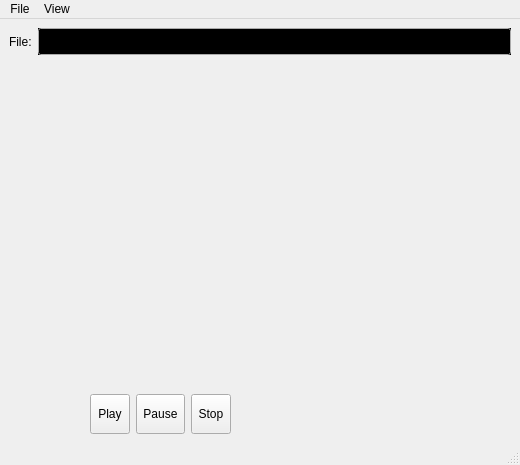
<?xml version="1.0" encoding="UTF-8"?>
<ui version="4.0">
 <author>Ninad Sathaye -- ninad.consult@gmail.com</author>
 <class>VideoPlayerDialog</class>
 <widget class="QMainWindow" name="VideoPlayerDialog">
  <property name="geometry">
   <rect>
    <x>0</x>
    <y>0</y>
    <width>520</width>
    <height>465</height>
   </rect>
  </property>
  <property name="maximumSize">
   <size>
    <width>600</width>
    <height>500</height>
   </size>
  </property>
  <property name="windowTitle">
   <string>Video Player</string>
  </property>
  <widget class="QWidget" name="centralwidget">
   <layout class="QGridLayout" name="gridLayout">
    <item row="0" column="0">
     <layout class="QVBoxLayout" name="verticalLayout">
      <item>
       <layout class="QHBoxLayout" name="horizontalLayout_3">
        <item>
         <widget class="QLabel" name="label">
          <property name="text">
           <string>File:</string>
          </property>
         </widget>
        </item>
        <item>
         <widget class="QLineEdit" name="fileLineEdit">
          <property name="maximumSize">
           <size>
            <width>16777215</width>
            <height>30</height>
           </size>
          </property>
          <property name="palette">
           <palette>
            <active>
             <colorrole role="Text">
              <brush brushstyle="SolidPattern">
               <color alpha="255">
                <red>255</red>
                <green>255</green>
                <blue>0</blue>
               </color>
              </brush>
             </colorrole>
             <colorrole role="Base">
              <brush brushstyle="SolidPattern">
               <color alpha="255">
                <red>0</red>
                <green>0</green>
                <blue>0</blue>
               </color>
              </brush>
             </colorrole>
            </active>
            <inactive>
             <colorrole role="Text">
              <brush brushstyle="SolidPattern">
               <color alpha="255">
                <red>255</red>
                <green>255</green>
                <blue>0</blue>
               </color>
              </brush>
             </colorrole>
             <colorrole role="Base">
              <brush brushstyle="SolidPattern">
               <color alpha="255">
                <red>0</red>
                <green>0</green>
                <blue>0</blue>
               </color>
              </brush>
             </colorrole>
            </inactive>
            <disabled>
             <colorrole role="Text">
              <brush brushstyle="SolidPattern">
               <color alpha="255">
                <red>112</red>
                <green>111</green>
                <blue>113</blue>
               </color>
              </brush>
             </colorrole>
             <colorrole role="Base">
              <brush brushstyle="SolidPattern">
               <color alpha="255">
                <red>224</red>
                <green>223</green>
                <blue>227</blue>
               </color>
              </brush>
             </colorrole>
            </disabled>
           </palette>
          </property>
          <property name="autoFillBackground">
           <bool>true</bool>
          </property>
          <property name="text">
           <string/>
          </property>
          <property name="readOnly">
           <bool>true</bool>
          </property>
         </widget>
        </item>
       </layout>
      </item>
      <item>
       <widget class="Phonon::VideoPlayer" name="videoPlayer">
        <property name="minimumSize">
         <size>
          <width>500</width>
          <height>300</height>
         </size>
        </property>
       </widget>
      </item>
      <item>
       <widget class="Phonon::SeekSlider" name="seekSlider">
        <property name="sizePolicy">
         <sizepolicy hsizetype="MinimumExpanding" vsizetype="Fixed">
          <horstretch>0</horstretch>
          <verstretch>0</verstretch>
         </sizepolicy>
        </property>
        <property name="minimumSize">
         <size>
          <width>300</width>
          <height>21</height>
         </size>
        </property>
       </widget>
      </item>
      <item>
       <layout class="QHBoxLayout" name="horizontalLayout_2">
        <item>
         <layout class="QHBoxLayout" name="horizontalLayout">
          <item>
           <widget class="QToolButton" name="playToolButton">
            <property name="minimumSize">
             <size>
              <width>40</width>
              <height>40</height>
             </size>
            </property>
            <property name="autoFillBackground">
             <bool>true</bool>
            </property>
            <property name="text">
             <string>Play</string>
            </property>
            <property name="autoRaise">
             <bool>false</bool>
            </property>
           </widget>
          </item>
          <item>
           <widget class="QToolButton" name="pauseToolButton">
            <property name="minimumSize">
             <size>
              <width>40</width>
              <height>40</height>
             </size>
            </property>
            <property name="text">
             <string>Pause</string>
            </property>
            <property name="autoRaise">
             <bool>false</bool>
            </property>
           </widget>
          </item>
          <item>
           <widget class="QToolButton" name="stopToolButton">
            <property name="minimumSize">
             <size>
              <width>40</width>
              <height>40</height>
             </size>
            </property>
            <property name="text">
             <string>Stop</string>
            </property>
            <property name="autoRaise">
             <bool>false</bool>
            </property>
           </widget>
          </item>
         </layout>
        </item>
        <item>
         <widget class="Phonon::VolumeSlider" name="volumeSlider">
          <property name="minimumSize">
           <size>
            <width>110</width>
            <height>22</height>
           </size>
          </property>
          <property name="maximumSize">
           <size>
            <width>110</width>
            <height>22</height>
           </size>
          </property>
         </widget>
        </item>
       </layout>
      </item>
     </layout>
    </item>
   </layout>
  </widget>
  <widget class="QMenuBar" name="menubar">
   <property name="geometry">
    <rect>
     <x>0</x>
     <y>0</y>
     <width>520</width>
     <height>21</height>
    </rect>
   </property>
   <widget class="QMenu" name="menuFile">
    <property name="title">
     <string>File</string>
    </property>
    <addaction name="fileOpenAction"/>
    <addaction name="fileExitAction"/>
   </widget>
   <widget class="QMenu" name="menuView">
    <property name="title">
     <string>View</string>
    </property>
    <addaction name="fullScreenAction"/>
   </widget>
   <addaction name="menuFile"/>
   <addaction name="menuView"/>
  </widget>
  <widget class="QStatusBar" name="statusbar"/>
  <action name="fileOpenAction">
   <property name="text">
    <string>&amp;Open</string>
   </property>
  </action>
  <action name="fileExitAction">
   <property name="text">
    <string>E&amp;xit</string>
   </property>
  </action>
  <action name="fullScreenAction">
   <property name="checkable">
    <bool>true</bool>
   </property>
   <property name="text">
    <string>Full Screen</string>
   </property>
  </action>
 </widget>
 <customwidgets>
  <customwidget>
   <class>Phonon::VideoPlayer</class>
   <extends>QWidget</extends>
   <header location="global">phonon/videoplayer.h</header>
  </customwidget>
  <customwidget>
   <class>Phonon::SeekSlider</class>
   <extends>QWidget</extends>
   <header location="global">phonon/seekslider.h</header>
  </customwidget>
  <customwidget>
   <class>Phonon::VolumeSlider</class>
   <extends>QWidget</extends>
   <header location="global">phonon/volumeslider.h</header>
  </customwidget>
 </customwidgets>
 <resources/>
 <connections/>
</ui>
